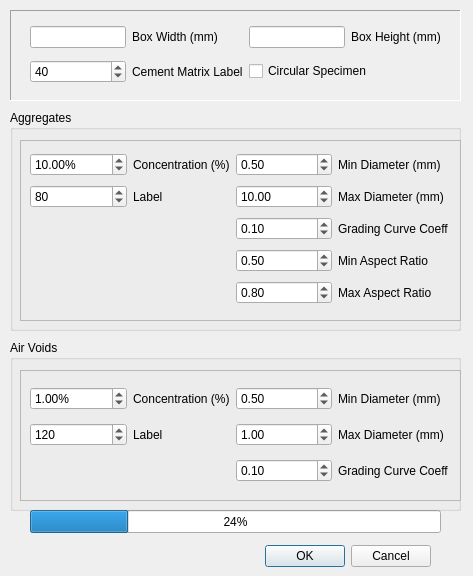
<?xml version="1.0" encoding="UTF-8"?>
<ui version="4.0">
 <class>threePhaseModelImmersionCaseDialog</class>
 <widget class="QDialog" name="threePhaseModelImmersionCaseDialog">
  <property name="geometry">
   <rect>
    <x>0</x>
    <y>0</y>
    <width>473</width>
    <height>576</height>
   </rect>
  </property>
  <property name="maximumSize">
   <size>
    <width>473</width>
    <height>576</height>
   </size>
  </property>
  <property name="windowTitle">
   <string>Three-Phase Model (Immersion Case)</string>
  </property>
  <widget class="QDialogButtonBox" name="buttonBox">
   <property name="geometry">
    <rect>
     <x>90</x>
     <y>540</y>
     <width>341</width>
     <height>32</height>
    </rect>
   </property>
   <property name="orientation">
    <enum>Qt::Horizontal</enum>
   </property>
   <property name="standardButtons">
    <set>QDialogButtonBox::Cancel|QDialogButtonBox::Ok</set>
   </property>
  </widget>
  <widget class="QProgressBar" name="progressBar">
   <property name="geometry">
    <rect>
     <x>30</x>
     <y>510</y>
     <width>411</width>
     <height>23</height>
    </rect>
   </property>
   <property name="value">
    <number>24</number>
   </property>
  </widget>
  <widget class="QGroupBox" name="groupBox">
   <property name="geometry">
    <rect>
     <x>10</x>
     <y>110</y>
     <width>451</width>
     <height>221</height>
    </rect>
   </property>
   <property name="locale">
    <locale language="English" country="UnitedStates"/>
   </property>
   <property name="title">
    <string>Aggregates</string>
   </property>
   <property name="flat">
    <bool>true</bool>
   </property>
   <widget class="QFrame" name="frame">
    <property name="geometry">
     <rect>
      <x>10</x>
      <y>30</y>
      <width>441</width>
      <height>181</height>
     </rect>
    </property>
    <property name="frameShape">
     <enum>QFrame::StyledPanel</enum>
    </property>
    <property name="frameShadow">
     <enum>QFrame::Sunken</enum>
    </property>
    <widget class="QWidget" name="gridLayoutWidget">
     <property name="geometry">
      <rect>
       <x>10</x>
       <y>10</y>
       <width>419</width>
       <height>162</height>
      </rect>
     </property>
     <layout class="QGridLayout" name="gridLayout">
      <item row="2" column="2">
       <widget class="QDoubleSpinBox" name="gradingDoubleSpinBox">
        <property name="minimum">
         <double>0.010000000000000</double>
        </property>
        <property name="maximum">
         <double>0.800000000000000</double>
        </property>
        <property name="singleStep">
         <double>0.200000000000000</double>
        </property>
        <property name="value">
         <double>0.100000000000000</double>
        </property>
       </widget>
      </item>
      <item row="2" column="3">
       <widget class="QLabel" name="label_5">
        <property name="text">
         <string>Grading Curve Coeff</string>
        </property>
       </widget>
      </item>
      <item row="1" column="3">
       <widget class="QLabel" name="label_4">
        <property name="text">
         <string>Max Diameter (mm)</string>
        </property>
       </widget>
      </item>
      <item row="1" column="0">
       <widget class="QSpinBox" name="labelSpinBox">
        <property name="maximum">
         <number>240</number>
        </property>
        <property name="singleStep">
         <number>40</number>
        </property>
        <property name="value">
         <number>80</number>
        </property>
       </widget>
      </item>
      <item row="3" column="2">
       <widget class="QDoubleSpinBox" name="minAspectRatioDoubleSpinBox">
        <property name="minimum">
         <double>0.200000000000000</double>
        </property>
        <property name="maximum">
         <double>1.000000000000000</double>
        </property>
        <property name="value">
         <double>0.500000000000000</double>
        </property>
       </widget>
      </item>
      <item row="0" column="2">
       <widget class="QDoubleSpinBox" name="minDiameterDoubleSpinBox">
        <property name="minimum">
         <double>0.200000000000000</double>
        </property>
        <property name="maximum">
         <double>20.000000000000000</double>
        </property>
        <property name="singleStep">
         <double>0.100000000000000</double>
        </property>
        <property name="value">
         <double>0.500000000000000</double>
        </property>
       </widget>
      </item>
      <item row="0" column="1">
       <widget class="QLabel" name="fractionLabel">
        <property name="text">
         <string>Concentration (%)</string>
        </property>
       </widget>
      </item>
      <item row="0" column="3">
       <widget class="QLabel" name="label_2">
        <property name="text">
         <string>Min Diameter (mm)</string>
        </property>
       </widget>
      </item>
      <item row="0" column="0">
       <widget class="QDoubleSpinBox" name="fractionDoubleSpinBox">
        <property name="suffix">
         <string>%</string>
        </property>
        <property name="minimum">
         <double>0.100000000000000</double>
        </property>
        <property name="maximum">
         <double>70.000000000000000</double>
        </property>
        <property name="value">
         <double>10.000000000000000</double>
        </property>
       </widget>
      </item>
      <item row="1" column="2">
       <widget class="QDoubleSpinBox" name="maxDiameterDoubleSpinBox">
        <property name="minimum">
         <double>0.020000000000000</double>
        </property>
        <property name="maximum">
         <double>20.000000000000000</double>
        </property>
        <property name="singleStep">
         <double>0.100000000000000</double>
        </property>
        <property name="value">
         <double>10.000000000000000</double>
        </property>
       </widget>
      </item>
      <item row="4" column="2">
       <widget class="QDoubleSpinBox" name="maxAspectRatioDoubleSpinBox">
        <property name="minimum">
         <double>0.300000000000000</double>
        </property>
        <property name="maximum">
         <double>1.000000000000000</double>
        </property>
        <property name="singleStep">
         <double>0.100000000000000</double>
        </property>
        <property name="value">
         <double>0.800000000000000</double>
        </property>
       </widget>
      </item>
      <item row="4" column="3">
       <widget class="QLabel" name="label_7">
        <property name="text">
         <string>Max Aspect Ratio</string>
        </property>
       </widget>
      </item>
      <item row="1" column="1">
       <widget class="QLabel" name="labelLabel">
        <property name="text">
         <string>Label</string>
        </property>
       </widget>
      </item>
      <item row="3" column="3">
       <widget class="QLabel" name="label_6">
        <property name="text">
         <string>Min Aspect Ratio</string>
        </property>
       </widget>
      </item>
     </layout>
    </widget>
   </widget>
  </widget>
  <widget class="QGroupBox" name="groupBox_2">
   <property name="geometry">
    <rect>
     <x>10</x>
     <y>340</y>
     <width>451</width>
     <height>171</height>
    </rect>
   </property>
   <property name="title">
    <string>Air Voids</string>
   </property>
   <property name="flat">
    <bool>true</bool>
   </property>
   <widget class="QFrame" name="frame_2">
    <property name="geometry">
     <rect>
      <x>10</x>
      <y>30</y>
      <width>441</width>
      <height>131</height>
     </rect>
    </property>
    <property name="frameShape">
     <enum>QFrame::StyledPanel</enum>
    </property>
    <property name="frameShadow">
     <enum>QFrame::Sunken</enum>
    </property>
    <widget class="QWidget" name="gridLayoutWidget_2">
     <property name="geometry">
      <rect>
       <x>10</x>
       <y>10</y>
       <width>419</width>
       <height>111</height>
      </rect>
     </property>
     <layout class="QGridLayout" name="gridLayout_2">
      <item row="0" column="0">
       <widget class="QDoubleSpinBox" name="fractionDoubleSpinBox_2">
        <property name="suffix">
         <string>%</string>
        </property>
        <property name="minimum">
         <double>0.100000000000000</double>
        </property>
        <property name="maximum">
         <double>10.000000000000000</double>
        </property>
        <property name="value">
         <double>1.000000000000000</double>
        </property>
       </widget>
      </item>
      <item row="2" column="2">
       <widget class="QDoubleSpinBox" name="gradingDoubleSpinBox_2">
        <property name="minimum">
         <double>0.010000000000000</double>
        </property>
        <property name="maximum">
         <double>0.800000000000000</double>
        </property>
        <property name="singleStep">
         <double>0.200000000000000</double>
        </property>
        <property name="value">
         <double>0.100000000000000</double>
        </property>
       </widget>
      </item>
      <item row="1" column="1">
       <widget class="QLabel" name="labelLabel_2">
        <property name="text">
         <string>Label</string>
        </property>
       </widget>
      </item>
      <item row="1" column="0">
       <widget class="QSpinBox" name="labelSpinBox_2">
        <property name="maximum">
         <number>240</number>
        </property>
        <property name="singleStep">
         <number>40</number>
        </property>
        <property name="value">
         <number>120</number>
        </property>
       </widget>
      </item>
      <item row="0" column="3">
       <widget class="QLabel" name="label_3">
        <property name="text">
         <string>Min Diameter (mm)</string>
        </property>
       </widget>
      </item>
      <item row="0" column="2">
       <widget class="QDoubleSpinBox" name="minDiameterDoubleSpinBox_2">
        <property name="minimum">
         <double>0.200000000000000</double>
        </property>
        <property name="maximum">
         <double>20.000000000000000</double>
        </property>
        <property name="singleStep">
         <double>0.100000000000000</double>
        </property>
        <property name="value">
         <double>0.500000000000000</double>
        </property>
       </widget>
      </item>
      <item row="2" column="3">
       <widget class="QLabel" name="label_8">
        <property name="text">
         <string>Grading Curve Coeff</string>
        </property>
       </widget>
      </item>
      <item row="1" column="2">
       <widget class="QDoubleSpinBox" name="maxDiameterDoubleSpinBox_2">
        <property name="minimum">
         <double>0.020000000000000</double>
        </property>
        <property name="maximum">
         <double>20.000000000000000</double>
        </property>
        <property name="singleStep">
         <double>0.100000000000000</double>
        </property>
        <property name="value">
         <double>1.000000000000000</double>
        </property>
       </widget>
      </item>
      <item row="1" column="3">
       <widget class="QLabel" name="label_9">
        <property name="text">
         <string>Max Diameter (mm)</string>
        </property>
       </widget>
      </item>
      <item row="0" column="1">
       <widget class="QLabel" name="fractionLabel_2">
        <property name="text">
         <string>Concentration (%)</string>
        </property>
       </widget>
      </item>
     </layout>
    </widget>
   </widget>
  </widget>
  <widget class="QFrame" name="frame_3">
   <property name="geometry">
    <rect>
     <x>10</x>
     <y>10</y>
     <width>451</width>
     <height>91</height>
    </rect>
   </property>
   <property name="frameShape">
    <enum>QFrame::Panel</enum>
   </property>
   <property name="frameShadow">
    <enum>QFrame::Sunken</enum>
   </property>
   <widget class="QWidget" name="gridLayoutWidget_3">
    <property name="geometry">
     <rect>
      <x>20</x>
      <y>10</y>
      <width>411</width>
      <height>71</height>
     </rect>
    </property>
    <layout class="QGridLayout" name="gridLayout_3">
     <item row="0" column="1">
      <widget class="QLabel" name="label">
       <property name="text">
        <string>Box Width (mm)</string>
       </property>
      </widget>
     </item>
     <item row="0" column="0">
      <widget class="QLineEdit" name="boxWidthLineEdit"/>
     </item>
     <item row="0" column="3">
      <widget class="QLabel" name="label_10">
       <property name="text">
        <string>Box Height (mm)</string>
       </property>
      </widget>
     </item>
     <item row="0" column="2">
      <widget class="QLineEdit" name="boxHeightLineEdit"/>
     </item>
     <item row="1" column="1">
      <widget class="QLabel" name="label_11">
       <property name="text">
        <string>Cement Matrix Label</string>
       </property>
      </widget>
     </item>
     <item row="1" column="2" colspan="2">
      <widget class="QCheckBox" name="circularSpecimenCheckBox">
       <property name="text">
        <string>Circular Specimen</string>
       </property>
      </widget>
     </item>
     <item row="1" column="0">
      <widget class="QSpinBox" name="matrixLabelSpinBox">
       <property name="maximum">
        <number>240</number>
       </property>
       <property name="singleStep">
        <number>40</number>
       </property>
       <property name="value">
        <number>40</number>
       </property>
      </widget>
     </item>
    </layout>
   </widget>
  </widget>
 </widget>
 <resources/>
 <connections>
  <connection>
   <sender>buttonBox</sender>
   <signal>accepted()</signal>
   <receiver>threePhaseModelImmersionCaseDialog</receiver>
   <slot>accept()</slot>
   <hints>
    <hint type="sourcelabel">
     <x>248</x>
     <y>254</y>
    </hint>
    <hint type="destinationlabel">
     <x>157</x>
     <y>274</y>
    </hint>
   </hints>
  </connection>
  <connection>
   <sender>buttonBox</sender>
   <signal>rejected()</signal>
   <receiver>threePhaseModelImmersionCaseDialog</receiver>
   <slot>reject()</slot>
   <hints>
    <hint type="sourcelabel">
     <x>316</x>
     <y>260</y>
    </hint>
    <hint type="destinationlabel">
     <x>286</x>
     <y>274</y>
    </hint>
   </hints>
  </connection>
 </connections>
</ui>
